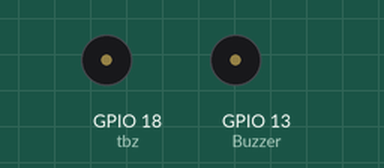
The program below on a simulated Raspberry Pi (BCM pin numbers). Shown: buzzer (waves = sounding, pin HIGH). At 8.5 s the program stops and its outputs stay as they are.

Above: at 0.16 s.
At 8.22 s:
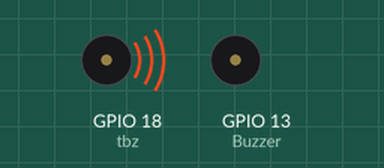
Timing chart, 0 to 10.0 s (numbered marks = the images above):
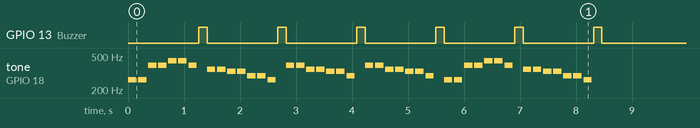

Measured:
- by itself, GPIO 13 (Buzzer): alternates HIGH for 0.15 s and LOW for 1.3 s
- by itself, tone on GPIO 18 (tbz): plays 262 Hz for 0.15 s, 262 Hz for 0.15 s, 392 Hz for 0.15 s, 392 Hz for 0.15 s, 440 Hz for 0.15 s, 440 Hz for 0.15 s … (42 notes in this stretch)

The program:

tonalBuzzer.py
```python
# this program plays "twinkle twinkle little star"thru a tonal buzzer
# for every 7 notes a normal buzzer will ring once

from gpiozero import *
from time import *

tbz = TonalBuzzer(18) # the tonal buzzer is attached to GPIO18
bz = Buzzer(13)  # the normal buzzer is attached to GPIO13

twinkle_twinkle = [
    "C4", "C4", "G4", "G4", "A4", "A4", "G4",
    "F4", "F4", "E4", "E4", "D4", "D4", "C4",

    "G4", "G4", "F4", "F4", "E4", "E4", "D4",
    "G4", "G4", "F4", "F4", "E4", "E4", "D4",

    "C4", "C4", "G4", "G4", "A4", "A4", "G4",
    "F4", "F4", "E4", "E4", "D4", "D4", "C4",
]

def play_song(songName):
    cnt = 0
    for note in songName:
        tbz.play(note)
        sleep(0.15)
        tbz.stop()
        sleep(0.03)
        cnt += 1
        if (cnt == 7):
            bz.on()
            cnt = 0
            sleep(0.15)
            bz.off()


play_song(twinkle_twinkle)
```
